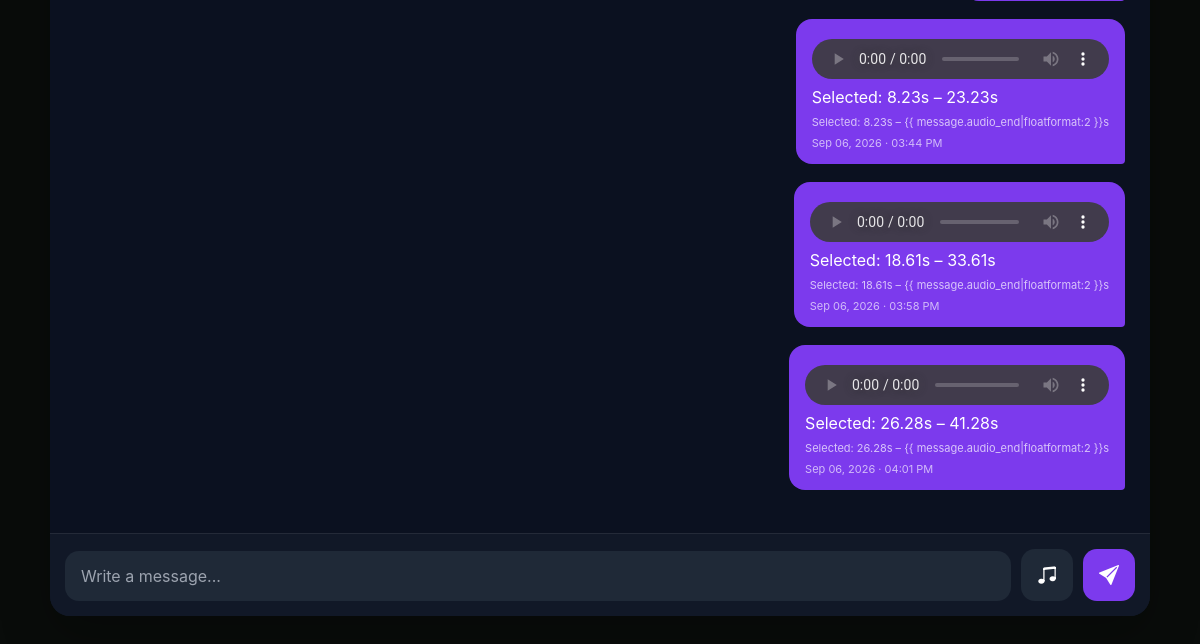
The page /chat/2/ (signed in, lower part) on the database as committed earlier.
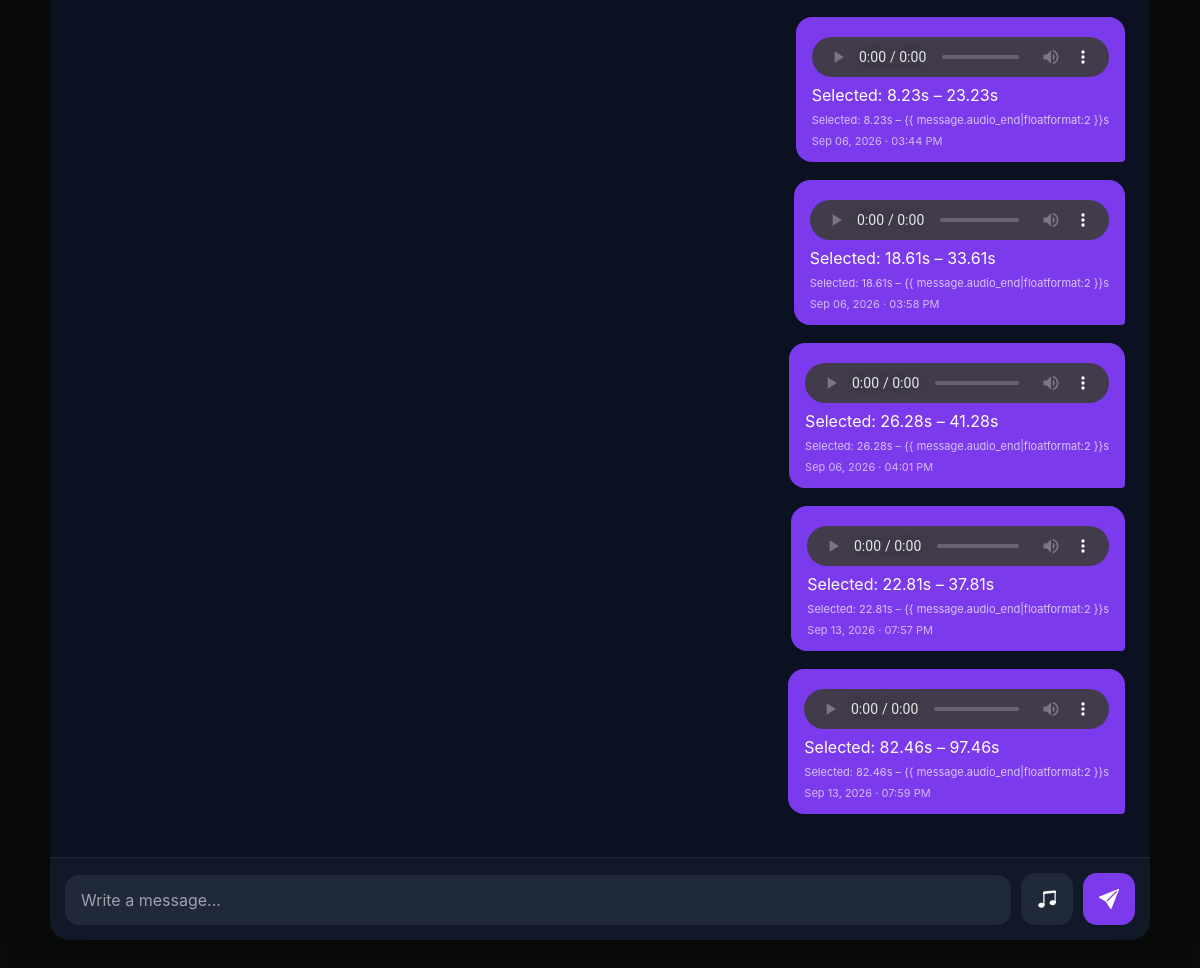
The same page on the database as committed later.
### messaging/models.py (models this page shows, shortened)
class Message(models.Model):
    conversation = models.ForeignKey(
        Conversation,
        on_delete=models.CASCADE,
        related_name="messages",
    )
    sender = models.ForeignKey(
        settings.AUTH_USER_MODEL,
        on_delete=models.CASCADE,
        related_name="sent_messages",
    )
    message = models.TextField(
        blank=True
    )
    audio = models.FileField(
        upload_to="messages/audio/%Y/%m/",
        null=True,
        blank=True,
        validators=[validate_audio_file],
    )
    audio_start = models.FloatField(
        default=0,
    )
    audio_end = models.FloatField(
        null=True,
        blank=True,
    )
    is_read = models.BooleanField(
        default=False
    )
    created_at = models.DateTimeField(
        auto_now_add=True
    )
    class Meta:
        ordering = ["created_at"]

### messaging/views.py (the view, shortened to what this page needs)
@login_required
def chat(request, collaboration_id):
    collaboration = get_object_or_404(
        Collaboration.objects.select_related(
            "artist",
            "producer",
        ),
        id=collaboration_id,
    )
    if request.user not in [
        collaboration.artist,
        collaboration.producer,
    ]:
        messages.error(
            request,
            "You do not have access to this conversation.",
        )
        return redirect("dashboard")
    conversation, created = Conversation.objects.get_or_create(
        collaboration=collaboration
    )
    conversation.messages.filter(
        is_read=False
    ).exclude(
        sender=request.user
    ).update(
        is_read=True
    )
    messages_list = (
        conversation.messages
        .select_related("sender")
        .all()
    )
    audio_messages = (
        conversation.messages
        .filter(
            audio__isnull=False
        )
        .exclude(
            audio=""
        )
        .select_related("sender")
    )
    return render(
        request,
        "messaging/chat.html",
        {
            "conversation": conversation,
            "collaboration": collaboration,
            "messages": messages_list,
            "audio_messages": audio_messages,
        },
    )

### templates/messaging/chat.html (shortened to what this page needs)
{% extends "base.html" %} {% block content %}
<div class="container-fluid">
  <div class="chat-wrapper">
    <div class="chat-card">
      <div class="chat-body" id="chatMessages">
        {% for message in messages %}
        <div
          class="message-row {% if message.sender == request.user %} sent {% else %} received {% endif %}"
        >
          <div class="message-bubble">
             {% if message.audio %}
            <div class="audio-message">
              {% if message.audio %}
              <div class="message-audio-player">
                <audio
                  class="chat-audio"
                  controls
                  preload="metadata"
                  src="{{ message.audio.url }}"
                  data-start="{{ message.audio_start|default:0 }}"
                  data-end="{{ message.audio_end|default:'' }}"
                ></audio>
                {% if message.audio_end %}
                <div class="audio-selection-time">
                  Selected: {{ message.audio_start|floatformat:2 }}s – {{message.audio_end|floatformat:2 }}s
                </div>
                {% endif %}
              </div>
              {% endif %} {% if message.audio_start is not None %}
              <div class="audio-range">
                Selected: {{ message.audio_start|floatformat:2 }}s – {{
                message.audio_end|floatformat:2 }}s
              </div>
              {% endif %}
            </div>
            {% endif %}
            <small class="message-time">
              {{ message.created_at|date:"M d, Y · h:i A" }}
            </small>
          </div>
        </div>
        {% endfor %}
      </div>
      <div class="chat-input">
        <form method="POST" enctype="multipart/form-data" id="chatForm">
          <textarea
            name="message"
            id="messageInput"
            rows="1"
            placeholder="Write a message..."
          ></textarea>
          <button type="button" class="music-btn" id="musicButton">
            <i class="bi bi-music-note-beamed"></i>
          </button>
          <button type="submit" class="send-btn">
            <i class="bi bi-send-fill"></i>
          </button>
        </form>
      </div>
    </div>
  </div>
</div>
{% endblock %}

Rows that differ between the two databases and show on the page:
added Message: audio_start "22.81", audio_end "37.81", created_at "Sep 13, 2026 · 07:57 PM"
added Message: audio_start "82.46", audio_end "97.46", created_at "Sep 13, 2026 · 07:59 PM"
